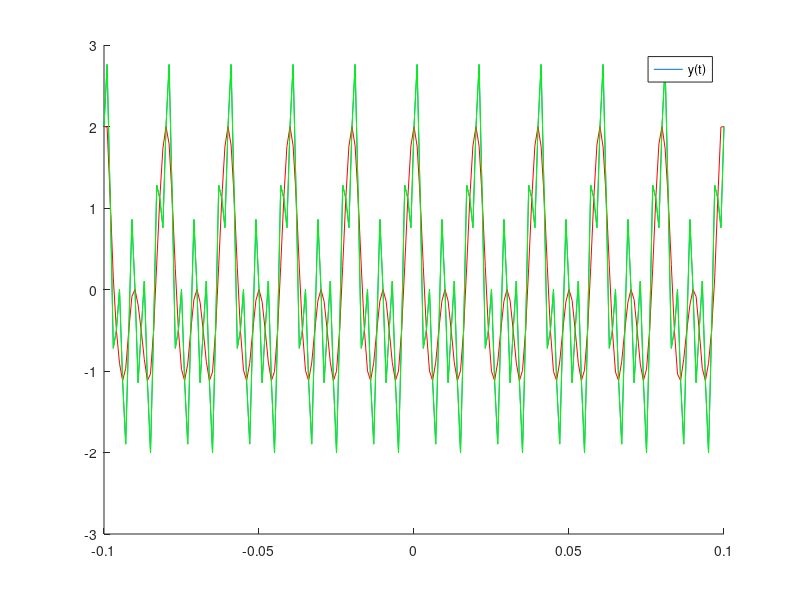

Write the MATLAB code that produced this figure. (Note: this script raises an error after producing the figure.)
t=-0.1:.001:0.1;%The time interval of the requested signal and its step .001 sec)
z=cos(100*pi*t)+ cos(200*pi*t)+sin(500*pi*t);

Ts1=0.002;%We set Ts1=0.002 sec
N1=-50:1:50;
Xs1=cos(100*pi*N1*Ts1)+cos(200*pi*N1*Ts1)+sin(500*pi*N1*Ts1);%The new signal with the same sampling frequency that we found in G.1.1
Ts2=0.0001;%We set a higher frequency to get a shorter period:f=10000 Hz
N2=-1000:1:1000;
Xs2=cos(100*pi*N2*Ts2)+cos(200*pi*N2*Ts2)+sin(500*pi*N2*Ts2);
for k=1:1:length(t)
    x1(k)=Xs1*sinc((t(k)-N1*Ts1)/Ts1)';
end;

for k=1:1:length(t)
   x2(k)=Xs2*sinc((t(k)-N2*Ts2)/Ts2)';
end;


figure('Name','Urgent Signal for Ts=0.0001');
hold on;

%Display of signals:
plot(t,z);%Display of the signal G.1.2
hold on;
plot(t,x1,'-r');%Display of the signal G.1.3 
hold on;
plot(t,x2,'-g');%Display of the signal G.1.4
legend('Xs(t)');
legend('y(t)');
TITLE ('G.1.4');
xlabel('Time');
ylabel('x1(t)');
grid on;